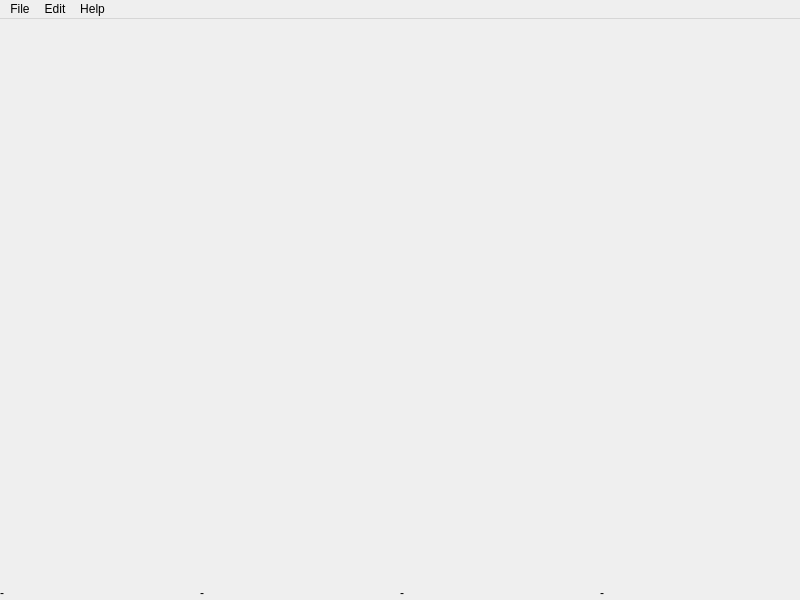
<?xml version="1.0" encoding="UTF-8"?>
<ui version="4.0">
 <class>MyForm</class>
 <widget class="QMainWindow" name="MyForm">
  <property name="geometry">
   <rect>
    <x>0</x>
    <y>0</y>
    <width>800</width>
    <height>600</height>
   </rect>
  </property>
  <property name="windowTitle">
   <string>FIBedit</string>
  </property>
  <widget class="QWidget" name="centralwidget">
   <layout class="QGridLayout" name="gridLayout">
    <property name="leftMargin">
     <number>0</number>
    </property>
    <property name="topMargin">
     <number>0</number>
    </property>
    <property name="rightMargin">
     <number>0</number>
    </property>
    <property name="bottomMargin">
     <number>0</number>
    </property>
    <property name="spacing">
     <number>0</number>
    </property>
    <item row="0" column="0">
     <widget class="QTabWidget" name="tabWidget">
      <property name="tabPosition">
       <enum>QTabWidget::North</enum>
      </property>
      <property name="tabShape">
       <enum>QTabWidget::Rounded</enum>
      </property>
      <property name="currentIndex">
       <number>-1</number>
      </property>
      <property name="usesScrollButtons">
       <bool>true</bool>
      </property>
      <property name="documentMode">
       <bool>true</bool>
      </property>
      <property name="tabsClosable">
       <bool>true</bool>
      </property>
      <property name="movable">
       <bool>true</bool>
      </property>
      <property name="tabBarAutoHide">
       <bool>false</bool>
      </property>
     </widget>
    </item>
    <item row="1" column="0">
     <layout class="QHBoxLayout" name="horizontalLayout_2">
      <item>
       <widget class="QLabel" name="label">
        <property name="text">
         <string>-</string>
        </property>
       </widget>
      </item>
      <item>
       <widget class="QLabel" name="label_2">
        <property name="text">
         <string>-</string>
        </property>
       </widget>
      </item>
      <item>
       <widget class="QLabel" name="label_3">
        <property name="text">
         <string>-</string>
        </property>
       </widget>
      </item>
      <item>
       <widget class="QLabel" name="label_4">
        <property name="text">
         <string>-</string>
        </property>
       </widget>
      </item>
     </layout>
    </item>
   </layout>
  </widget>
  <widget class="QMenuBar" name="menubar">
   <property name="geometry">
    <rect>
     <x>0</x>
     <y>0</y>
     <width>800</width>
     <height>22</height>
    </rect>
   </property>
   <widget class="QMenu" name="menuArchivo">
    <property name="title">
     <string>File</string>
    </property>
    <addaction name="actionNew"/>
    <addaction name="actionOpen"/>
    <addaction name="actionSave"/>
    <addaction name="separator"/>
    <addaction name="actionClose"/>
    <addaction name="actionExit"/>
   </widget>
   <widget class="QMenu" name="menuEdit">
    <property name="title">
     <string>Edit</string>
    </property>
    <addaction name="separator"/>
    <addaction name="actionPreferences"/>
    <addaction name="separator"/>
    <addaction name="actionUndo"/>
    <addaction name="actionRedo"/>
    <addaction name="separator"/>
    <addaction name="actionCopy"/>
    <addaction name="actionPaste"/>
    <addaction name="actionCut"/>
   </widget>
   <widget class="QMenu" name="menuHelp">
    <property name="title">
     <string>Help</string>
    </property>
    <addaction name="actionHelp"/>
   </widget>
   <addaction name="menuArchivo"/>
   <addaction name="menuEdit"/>
   <addaction name="menuHelp"/>
  </widget>
  <action name="actionNew">
   <property name="text">
    <string>New</string>
   </property>
   <property name="shortcut">
    <string>Ctrl+N</string>
   </property>
  </action>
  <action name="actionOpen">
   <property name="text">
    <string>Open</string>
   </property>
   <property name="shortcut">
    <string>Ctrl+O</string>
   </property>
  </action>
  <action name="actionSave">
   <property name="text">
    <string>Save</string>
   </property>
   <property name="shortcut">
    <string>Ctrl+S</string>
   </property>
  </action>
  <action name="actionPreferences">
   <property name="text">
    <string>Preferences</string>
   </property>
  </action>
  <action name="actionExit">
   <property name="text">
    <string>Exit</string>
   </property>
   <property name="shortcut">
    <string>Ctrl+Q</string>
   </property>
  </action>
  <action name="actionUndo">
   <property name="text">
    <string>Undo</string>
   </property>
   <property name="shortcut">
    <string>Ctrl+Z</string>
   </property>
  </action>
  <action name="actionRedo">
   <property name="text">
    <string>Redo</string>
   </property>
   <property name="shortcut">
    <string>Ctrl+Shift+S</string>
   </property>
  </action>
  <action name="actionCopy">
   <property name="text">
    <string>Copy</string>
   </property>
   <property name="shortcut">
    <string>Ctrl+C</string>
   </property>
  </action>
  <action name="actionPaste">
   <property name="text">
    <string>Paste</string>
   </property>
   <property name="shortcut">
    <string>Ctrl+V</string>
   </property>
  </action>
  <action name="actionCut">
   <property name="text">
    <string>Cut</string>
   </property>
   <property name="shortcut">
    <string>Ctrl+X</string>
   </property>
  </action>
  <action name="actionClose">
   <property name="text">
    <string>Close</string>
   </property>
   <property name="shortcut">
    <string>Ctrl+W</string>
   </property>
  </action>
  <action name="actionHelp">
   <property name="text">
    <string>Help</string>
   </property>
  </action>
 </widget>
 <resources/>
 <connections>
  <connection>
   <sender>actionExit</sender>
   <signal>triggered()</signal>
   <receiver>MyForm</receiver>
   <slot>close()</slot>
   <hints>
    <hint type="sourcelabel">
     <x>-1</x>
     <y>-1</y>
    </hint>
    <hint type="destinationlabel">
     <x>399</x>
     <y>299</y>
    </hint>
   </hints>
  </connection>
  <connection>
   <sender>actionOpen</sender>
   <signal>triggered()</signal>
   <receiver>MyForm</receiver>
   <slot>openFile()</slot>
   <hints>
    <hint type="sourcelabel">
     <x>-1</x>
     <y>-1</y>
    </hint>
    <hint type="destinationlabel">
     <x>399</x>
     <y>299</y>
    </hint>
   </hints>
  </connection>
  <connection>
   <sender>actionSave</sender>
   <signal>triggered()</signal>
   <receiver>MyForm</receiver>
   <slot>saveFile()</slot>
   <hints>
    <hint type="sourcelabel">
     <x>-1</x>
     <y>-1</y>
    </hint>
    <hint type="destinationlabel">
     <x>399</x>
     <y>299</y>
    </hint>
   </hints>
  </connection>
  <connection>
   <sender>actionNew</sender>
   <signal>triggered()</signal>
   <receiver>MyForm</receiver>
   <slot>newFile()</slot>
   <hints>
    <hint type="sourcelabel">
     <x>-1</x>
     <y>-1</y>
    </hint>
    <hint type="destinationlabel">
     <x>399</x>
     <y>299</y>
    </hint>
   </hints>
  </connection>
  <connection>
   <sender>actionClose</sender>
   <signal>triggered()</signal>
   <receiver>MyForm</receiver>
   <slot>closeFile()</slot>
   <hints>
    <hint type="sourcelabel">
     <x>-1</x>
     <y>-1</y>
    </hint>
    <hint type="destinationlabel">
     <x>399</x>
     <y>299</y>
    </hint>
   </hints>
  </connection>
  <connection>
   <sender>tabWidget</sender>
   <signal>tabCloseRequested(int)</signal>
   <receiver>MyForm</receiver>
   <slot>closeFile(int)</slot>
   <hints>
    <hint type="sourcelabel">
     <x>399</x>
     <y>299</y>
    </hint>
    <hint type="destinationlabel">
     <x>399</x>
     <y>299</y>
    </hint>
   </hints>
  </connection>
  <connection>
   <sender>MyForm</sender>
   <signal>line(QString)</signal>
   <receiver>label_3</receiver>
   <slot>setText(QString)</slot>
   <hints>
    <hint type="sourcelabel">
     <x>599</x>
     <y>592</y>
    </hint>
    <hint type="destinationlabel">
     <x>426</x>
     <y>587</y>
    </hint>
   </hints>
  </connection>
  <connection>
   <sender>MyForm</sender>
   <signal>column(QString)</signal>
   <receiver>label_4</receiver>
   <slot>setText(QString)</slot>
   <hints>
    <hint type="sourcelabel">
     <x>603</x>
     <y>590</y>
    </hint>
    <hint type="destinationlabel">
     <x>622</x>
     <y>586</y>
    </hint>
   </hints>
  </connection>
  <connection>
   <sender>MyForm</sender>
   <signal>fileSize(QString)</signal>
   <receiver>label_2</receiver>
   <slot>setText(QString)</slot>
   <hints>
    <hint type="sourcelabel">
     <x>200</x>
     <y>595</y>
    </hint>
    <hint type="destinationlabel">
     <x>266</x>
     <y>582</y>
    </hint>
   </hints>
  </connection>
  <connection>
   <sender>MyForm</sender>
   <signal>lang(QString)</signal>
   <receiver>label</receiver>
   <slot>setText(QString)</slot>
   <hints>
    <hint type="sourcelabel">
     <x>196</x>
     <y>593</y>
    </hint>
    <hint type="destinationlabel">
     <x>101</x>
     <y>584</y>
    </hint>
   </hints>
  </connection>
 </connections>
 <slots>
  <signal>line(QString)</signal>
  <signal>column(QString)</signal>
  <signal>fileSize(QString)</signal>
  <signal>lang(QString)</signal>
  <slot>newTab()</slot>
  <slot>newFile()</slot>
  <slot>openFile()</slot>
  <slot>saveFile()</slot>
  <slot>closeFile()</slot>
  <slot>closeFile(int)</slot>
 </slots>
</ui>
